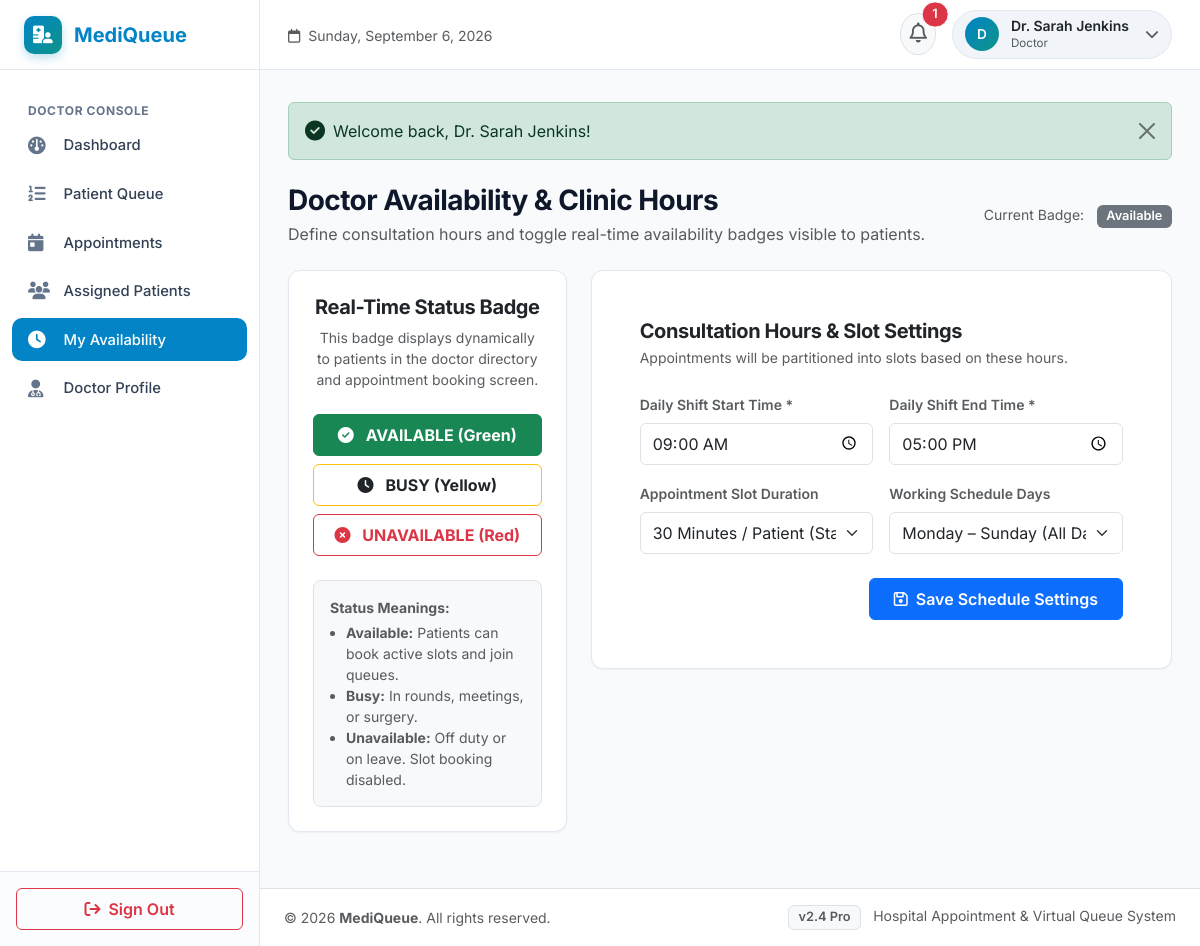
/doctor/availability.php (signed in), run on the app's committed database.
### tables this page shows
CREATE TABLE `doctor_availability` (
  `id` INT AUTO_INCREMENT PRIMARY KEY,
  `doctor_id` INT NOT NULL,
  `day_of_week` VARCHAR(20) DEFAULT 'All Days',
  `available_date` DATE NULL,
  `start_time` TIME NOT NULL DEFAULT '09:00:00',
  `end_time` TIME NOT NULL DEFAULT '17:00:00',
  `slot_duration` INT DEFAULT 30,
  `status` ENUM('available', 'busy', 'unavailable') DEFAULT 'available',
  `created_at` TIMESTAMP DEFAULT CURRENT_TIMESTAMP,
  CONSTRAINT `fk_avail_doctor` FOREIGN KEY (`doctor_id`) REFERENCES `doctors` (`id`) ON DELETE CASCADE
);

### doctor/availability.php (the view, shortened to what this page needs)
<?php
require_once __DIR__ . '/../includes/functions.php';
$conn = get_db_connection();
$doctorId = $_SESSION['role_specific_id'] ?? 0;
$availStmt = $conn->prepare("SELECT * FROM doctor_availability WHERE doctor_id = ? LIMIT 1");
$availStmt->execute([$doctorId]);
$avail = $availStmt->fetch();
$currentStatus = $avail ? $avail['status'] : 'available';
$currentStart = $avail ? $avail['start_time'] : '09:00:00';
$currentEnd = $avail ? $avail['end_time'] : '17:00:00';
$currentDuration = $avail ? $avail['slot_duration'] : 30;
$currentDays = $avail ? $avail['day_of_week'] : 'All Days';
include __DIR__ . '/../includes/header.php';
?>
<div class="d-flex flex-column flex-md-row justify-content-between align-items-md-center mb-4 gap-3">
    <div>
        <h3 class="fw-bold mb-1">Doctor Availability & Clinic Hours</h3>
        <p class="text-muted mb-0">Define consultation hours and toggle real-time availability badges visible to patients.</p>
    </div>
    <div>
        <span class="text-muted small me-2">Current Badge:</span>
        <?= get_status_badge($currentStatus) ?>
    </div>
</div>
<div class="row g-4 justify-content-center">
    <div class="col-lg-4">
        <div class="mq-card p-4 text-center mb-4">
            <h5 class="fw-bold text-dark mb-2">Real-Time Status Badge</h5>
            <p class="text-muted small mb-4">This badge displays dynamically to patients in the doctor directory and appointment booking screen.</p>
            <div class="d-grid gap-2">
                <button type="button" class="btn btn-outline-success fw-bold py-2 btn-avail-toggle <?= $currentStatus === 'available' ? 'active bg-success text-white' : '' ?>" data-status="available">
                    <i class="fa-solid fa-circle-check me-2"></i> AVAILABLE (Green)
                </button>
                <button type="button" class="btn btn-outline-warning text-dark fw-bold py-2 btn-avail-toggle <?= $currentStatus === 'busy' ? 'active bg-warning text-dark' : '' ?>" data-status="busy">
                    <i class="fa-solid fa-clock me-2"></i> BUSY (Yellow)
                </button>
                <button type="button" class="btn btn-outline-danger fw-bold py-2 btn-avail-toggle <?= $currentStatus === 'unavailable' ? 'active bg-danger text-white' : '' ?>" data-status="unavailable">
                    <i class="fa-solid fa-circle-xmark me-2"></i> UNAVAILABLE (Red)
                </button>
            </div>
            <div class="p-3 bg-light rounded-3 border small text-muted text-start mt-4">
                <strong>Status Meanings:</strong>
                <ul class="ps-3 mb-0 mt-1">
                    <li><strong>Available:</strong> Patients can book active slots and join queues.</li>
                    <li><strong>Busy:</strong> In rounds, meetings, or surgery.</li>
                    <li><strong>Unavailable:</strong> Off duty or on leave. Slot booking disabled.</li>
                </ul>
            </div>
        </div>
    </div>
    <div class="col-lg-8">
        <div class="mq-card p-4 p-md-5 bg-white">
            <h5 class="fw-bold text-dark mb-1">Consultation Hours & Slot Settings</h5>
            <p class="text-muted small mb-4">Appointments will be partitioned into slots based on these hours.</p>
            <form action="<?= BASE_URL ?>/doctor/availability.php" method="POST" id="availForm">
                <div class="row g-3 mb-4">
                    <div class="col-md-6">
                        <label for="startTime" class="form-label small fw-semibold text-muted">Daily Shift Start Time *</label>
                        <input type="time" class="form-control py-2" id="startTime" name="start_time" value="<?= htmlspecialchars($currentStart) ?>" required>
                    </div>
                    <div class="col-md-6">
                        <label for="endTime" class="form-label small fw-semibold text-muted">Daily Shift End Time *</label>
                        <input type="time" class="form-control py-2" id="endTime" name="end_time" value="<?= htmlspecialchars($currentEnd) ?>" required>
                    </div>
                    <div class="col-md-6">
                        <label for="slotDuration" class="form-label small fw-semibold text-muted">Appointment Slot Duration</label>
                        <select class="form-select py-2" id="slotDuration" name="slot_duration">
                            <option value="30" <?= $currentDuration == 30 ? 'selected' : '' ?>>30 Minutes / Patient (Standard)</option>
                        </select>
                    </div>
                    <div class="col-md-6">
                        <label for="dayOfWeek" class="form-label small fw-semibold text-muted">Working Schedule Days</label>
                        <select class="form-select py-2" id="dayOfWeek" name="day_of_week">
                            <option value="All Days" <?= $currentDays === 'All Days' ? 'selected' : '' ?>>Monday – Sunday (All Days)</option>
                        </select>
                    </div>
                </div>
                <div class="text-end">
                    <button type="submit" class="btn btn-primary fw-semibold px-4 py-2">
                        <i class="fa-regular fa-floppy-disk me-1"></i> Save Schedule Settings
                    </button>
                </div>
            </form>
        </div>
    </div>
</div>
<?php include __DIR__ . '/../includes/footer.php'; ?>

### includes/functions.php (shortened to what this page needs)
<?php
function get_status_badge($status) {
    $status = strtolower(trim((string)$status));
    return $badges[$status] ?? '<span class="badge bg-secondary">' . htmlspecialchars(ucfirst($status)) . '</span>';
}

### assets/css/style.css (style rules this page uses)
:root { --mq-primary: #0284c7; --mq-primary-dark: #0369a1; --mq-primary-light: #e0f2fe; --mq-secondary: #0d9488; --mq-secondary-light: #ccfbf1; --mq-dark: #0f172a; --mq-slate: #334155; --mq-muted: #64748b; --mq-bg: #f8fafc; --mq-card-bg: #ffffff; --mq-border: #e2e8f0; --mq-sidebar-width: 260px; --mq-header-height: 70px; --mq-font-sans: 'Inter', -apple-system, BlinkMacSystemFont, "Segoe UI", Roboto, "Helvetica Neue", Arial, sans-serif; --mq-radius: 12px; --mq-radius-lg: 16px; --mq-shadow-sm: 0 1px 2px 0 rgba(0, 0, 0, 0.05); --mq-shadow: 0 4px 6px -1px rgba(0, 0, 0, 0.06), 0 2px 4px -2px rgba(0, 0, 0, 0.04); --mq-shadow-lg: 0 10px 15px -3px rgba(0, 0, 0, 0.08), 0 4px 6px -4px rgba(0, 0, 0, 0.03); }
body { font-family: var(--mq-font-sans); background-color: var(--mq-bg); color: var(--mq-slate); min-height: 100vh; margin: 0; display: flex; flex-direction: column; }
h1, h2, h3, h4, h5, h6 { color: var(--mq-dark); font-weight: 600; letter-spacing: -0.02em; }
.mq-card { background-color: var(--mq-card-bg); border: 1px solid var(--mq-border); border-radius: var(--mq-radius); box-shadow: var(--mq-shadow-sm); padding: 1.5rem; transition: transform 0.2s ease, box-shadow 0.2s ease; position: relative; overflow: hidden; }
.badge { padding: 0.4em 0.75em; font-weight: 600; border-radius: 6px; font-size: 0.8rem; }

### data on the page
doctor_availability: status "Available", start_time "09:00:00", end_time "17:00:00", slot_duration "30 Minutes / Patient (Standard)", day_of_week "Monday – Sunday (All Days)"

### other printed values
APP_NAME "MediQueue"
$unreadNotifsCount "1"
substr($currentUser['name'] ?? 'U', 0, 1) "D"
$currentUser['name'] "Dr. Sarah Jenkins"
$currentUser['role'] "Doctor"
$flash['message'] "Welcome back, Dr. Sarah Jenkins!"
